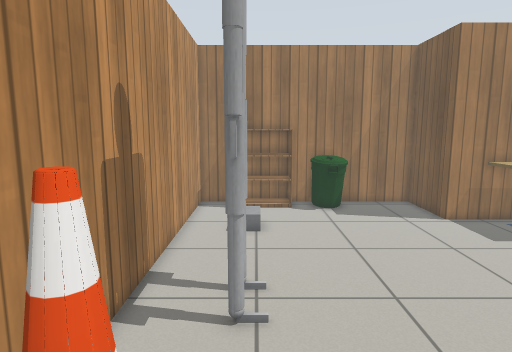
View 1 (above)

16 first-person views from a walk through a robot-simulator world made for Gazebo. The camera is 1.2 m above the floor, tilts 8° down and sees 75° across. The floor is counted in squares, 0.25 m on a side. Each view is taken from the middle of a square. On the plan, view 1 faces up. The plan holds only what a view shows up to about 20 squares ahead; the rest is blank. Simple patterns stand in for the simulator's built-in surfaces. Simple shapes stand in for some stock models.

View 2
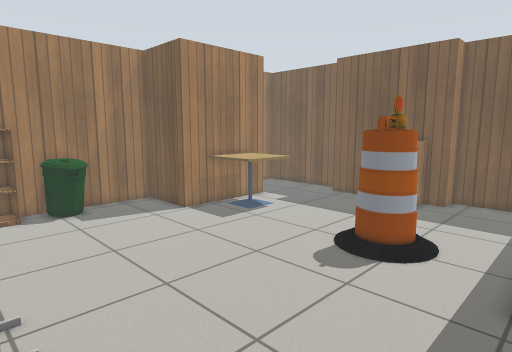

View 3
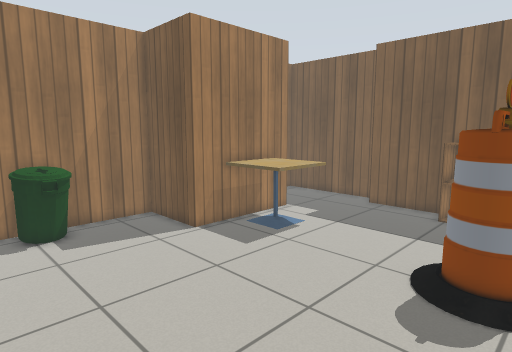

View 4
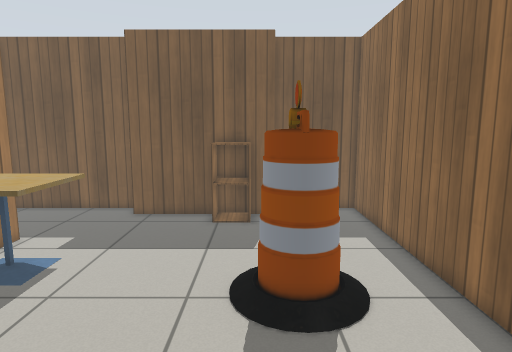

View 5
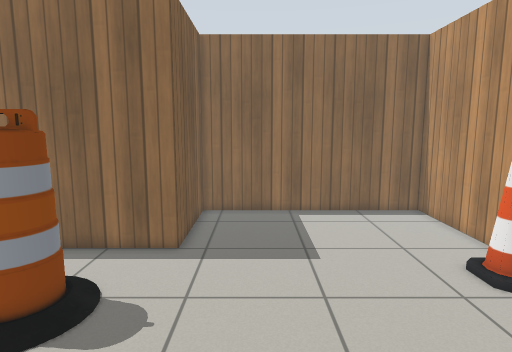

View 6
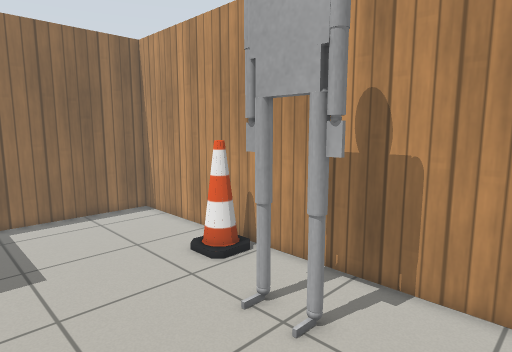

View 7
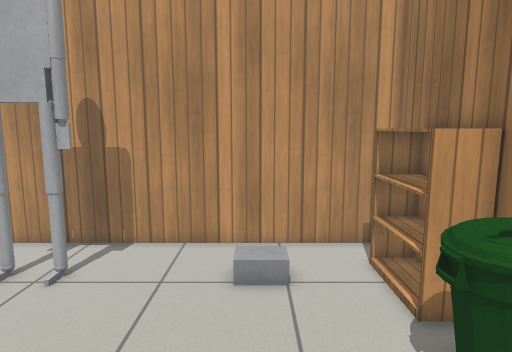

View 8
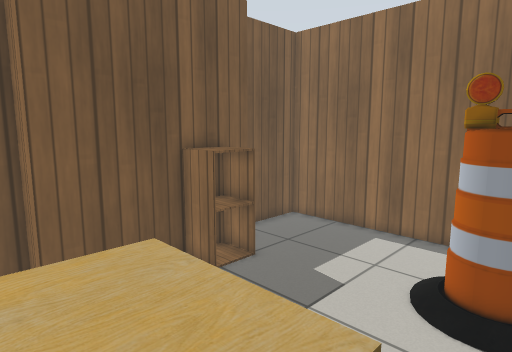

View 9
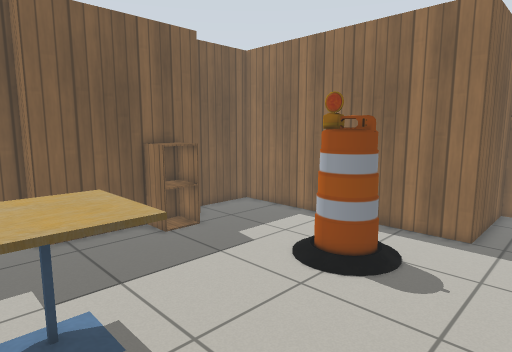

View 10
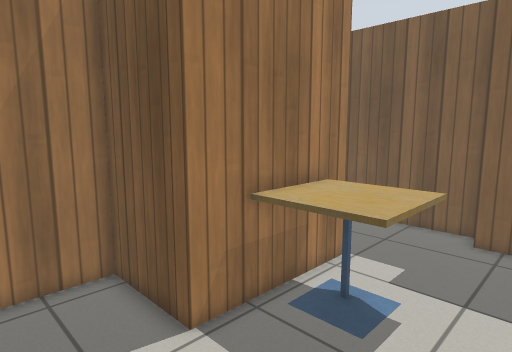

View 11
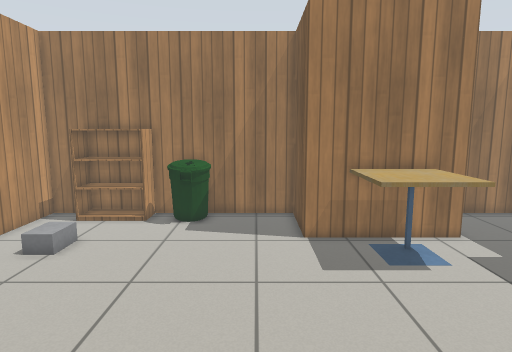

View 12
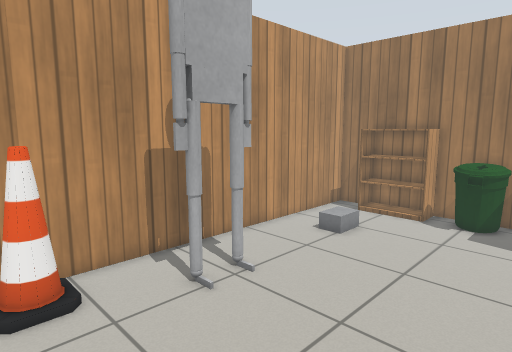

View 13
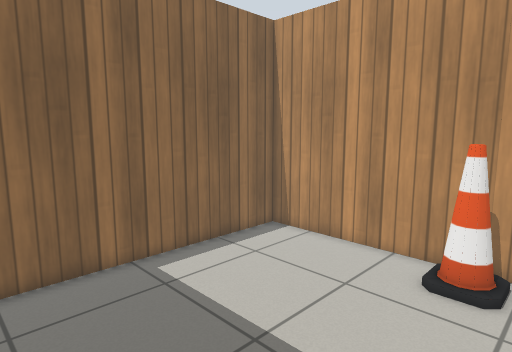

View 14
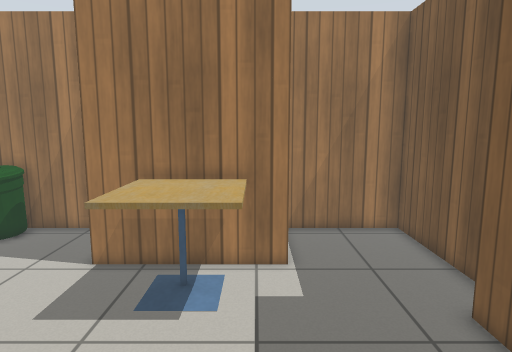

View 15
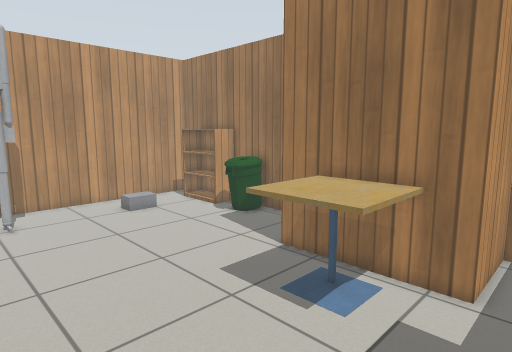

View 16
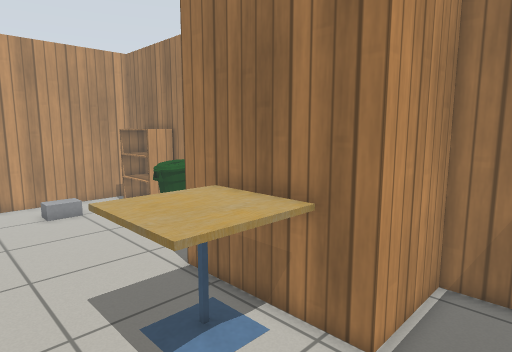

### Floor plan
Points are (right, up) in squares from view 1. A wall is a line through its corners. A room is listed if a view was taken in it or the views show most of it. See-through windows are left out.
Room 1 (views 1, 2, 3, 4, 5, 6, 7, 8, 9, 10, 11, 12, 13, 14, 15, 16)
walls: (11.4, 17.4) (10.1, 17.4) (10.1, 21.8) (-3.7, 21.8) (-3.7, -5.4) (9.1, -5.4) (9.1, 1) (22.9, 1) (22.9, 5.9); (21.5, 5.9) (21.5, 14) (22.9, 14) (22.9, 21.8) (17.1, 21.8) (17.1, 17.4) (15.4, 17.4)
objects: cone (-3, 3) to (-2, 4); other object (-1, 7) to (0, 10); grey box (-1, 15) to (0, 17); bookshelf (-1, 20) to (2, 21); bin (3, 19) to (6, 21); barrel (11, 5) to (13, 7); cafe table (12, 14) to (16, 17); cabinet (20, 7) to (21, 9)

Where each view was taken, in squares from view 1:
view 1: 0 up, 0 right, facing up
view 2: 0 up, 1 left, facing up-right
view 3: 4 up, 1 right, facing up-right
view 4: 7 up, 3 right, facing right
view 5: 14 up, 6 right, facing down
view 6: 14 up, 6 right, facing down-left
view 7: 16 up, 10 right, facing left
view 8: 16 up, 11 right, facing down-right
view 9: 17 up, 6 right, facing down-right
view 10: 11 up, 6 right, facing up-right
view 11: 3 up, 8 right, facing up
view 12: 2 up, 8 right, facing up-left
view 13: 6 up, 9 right, facing down-left
view 14: 6 up, 16 right, facing up
view 15: 7 up, 19 right, facing up-left
view 16: 11 up, 20 right, facing up-left
